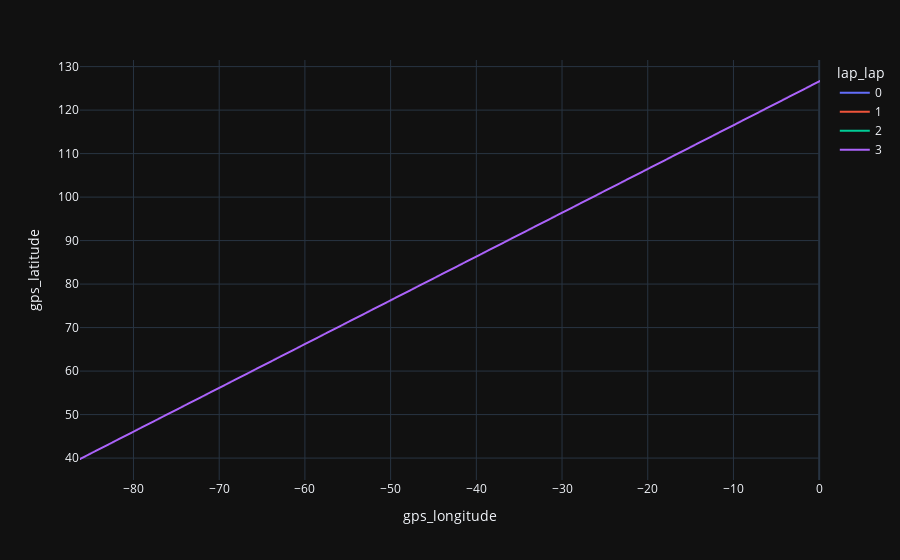

Here is the notebook cell this chart was saved with:
### Code cell
# this shows us the map of the track. 
df.plot(x='gps_longitude', y='gps_latitude', color='lap_lap')

### Figure 1 — Plotly figure (JSON) as saved in the notebook; plotly's stock layout.template omitted (floating-point values rounded to 4 significant figures; data arrays with more than 128 entries replaced by an {"elided": "..."} marker saying what was removed)
{"data": [{"hovertemplate": "lap_lap=0<br>gps_longitude=%{x}<br>gps_latitude=%{y}<extra></extra>", "legendgroup": "0", "line": {"color": "#636efa", "dash": "solid"}, "marker": {"symbol": "circle"}, "mode": "lines", "name": "0", "showlegend": true, "type": "scattergl", "x": {"elided": "6376 float values"}, "xaxis": "x", "y": {"elided": "6376 float values"}, "yaxis": "y"}, {"hovertemplate": "lap_lap=1<br>gps_longitude=%{x}<br>gps_latitude=%{y}<extra></extra>", "legendgroup": "1", "line": {"color": "#EF553B", "dash": "solid"}, "marker": {"symbol": "circle"}, "mode": "lines", "name": "1", "showlegend": true, "type": "scattergl", "x": {"elided": "5032 float values"}, "xaxis": "x", "y": {"elided": "5032 float values"}, "yaxis": "y"}, {"hovertemplate": "lap_lap=2<br>gps_longitude=%{x}<br>gps_latitude=%{y}<extra></extra>", "legendgroup": "2", "line": {"color": "#00cc96", "dash": "solid"}, "marker": {"symbol": "circle"}, "mode": "lines", "name": "2", "showlegend": true, "type": "scattergl", "x": {"elided": "5116 float values"}, "xaxis": "x", "y": {"elided": "5116 float values"}, "yaxis": "y"}, {"hovertemplate": "lap_lap=3<br>gps_longitude=%{x}<br>gps_latitude=%{y}<extra></extra>", "legendgroup": "3", "line": {"color": "#ab63fa", "dash": "solid"}, "marker": {"symbol": "circle"}, "mode": "lines", "name": "3", "showlegend": true, "type": "scattergl", "x": {"elided": "5834 float values"}, "xaxis": "x", "y": {"elided": "5834 float values"}, "yaxis": "y"}], "layout": {"legend": {"title": {"text": "lap_lap"}, "tracegroupgap": 0}, "margin": {"t": 60}, "xaxis": {"anchor": "y", "domain": [0, 1], "title": {"text": "gps_longitude"}}, "yaxis": {"anchor": "x", "domain": [0, 1], "title": {"text": "gps_latitude"}}}}
